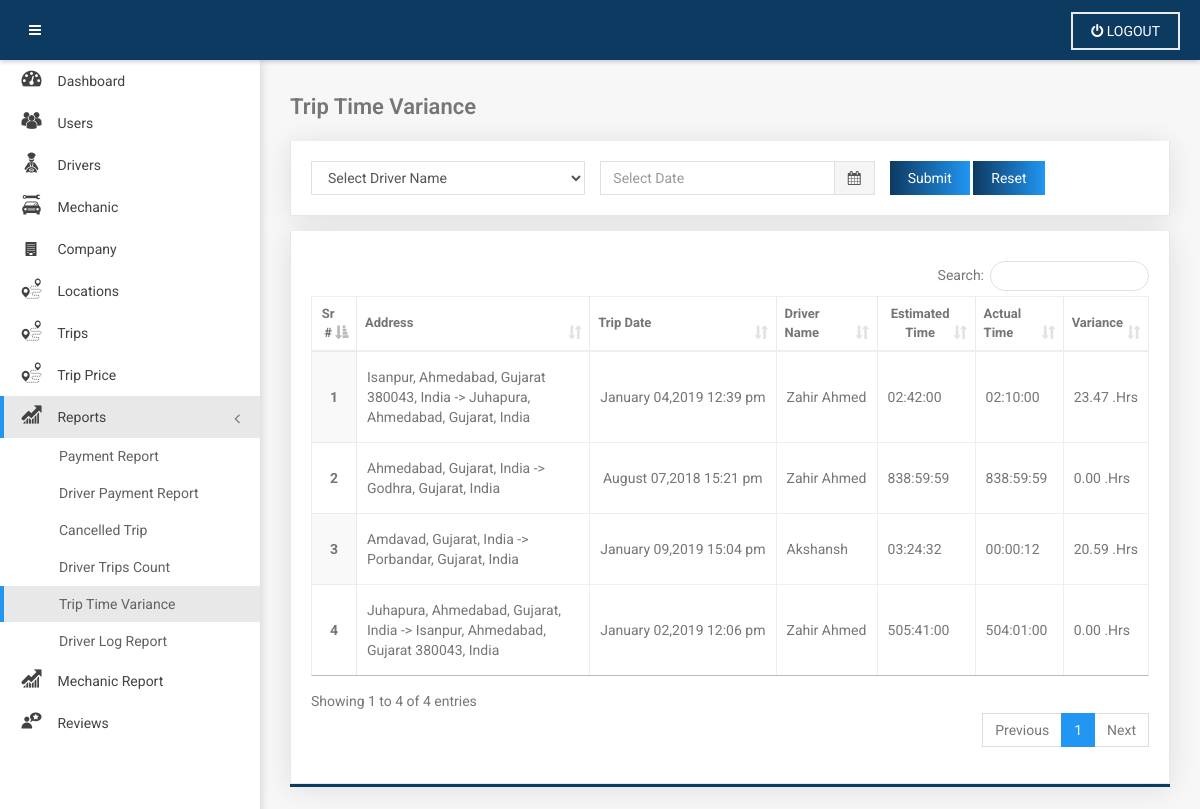
The app's page /trip-time-variance.php (signed in) with its own data.
### tables this page shows
CREATE TABLE `tbl_driver_setlocation` (
  `id` int(11) NOT NULL,
  `driver_id` int(11) NOT NULL,
  `from_title` varchar(200) NOT NULL,
  `from_lat` varchar(50) NOT NULL,
  `from_lng` varchar(50) NOT NULL,
  `from_address` text NOT NULL,
  `to_title` varchar(200) NOT NULL,
  `to_lat` varchar(50) NOT NULL,
  `to_lng` varchar(50) NOT NULL,
  `to_address` text NOT NULL,
  `datetime` datetime NOT NULL,
  `last_lat` varchar(50) NOT NULL,
  `last_lng` varchar(50) NOT NULL,
  `trip_map_screenshot` text NOT NULL,
  `cancel_reason` text NOT NULL,
  `end_datetime` datetime NOT NULL,
  `created_date` timestamp NOT NULL DEFAULT CURRENT_TIMESTAMP,
  `status` enum('pending','active','deactive','ongoing','cancel') NOT NULL DEFAULT 'pending',
  `estimate_datetime` datetime NOT NULL,
  `estimate_end_datetime` datetime NOT NULL
);

CREATE TABLE `tbl_driverdata` (
  `id` int(11) NOT NULL,
  `type` enum('individual','company') NOT NULL,
  `company_id` int(11) NOT NULL,
  `fullname` varchar(200) NOT NULL,
  `email` varchar(150) NOT NULL,
  `password` varchar(200) NOT NULL,
  `old_password` varchar(100) NOT NULL,
  `sentcode` varchar(50) NOT NULL,
  `authentication_code` varchar(50) DEFAULT NULL,
  `device_id` varchar(100) NOT NULL,
  `device_token` varchar(200) NOT NULL,
  `status` enum('active','deactive') NOT NULL DEFAULT 'active',
  `approvel` enum('0','no','yes') NOT NULL DEFAULT '0',
  `created_date` timestamp NOT NULL DEFAULT CURRENT_TIMESTAMP
);

### configClass.php (called while the page is built, shortened)
<?php
class connectionClass
{
	function __construct()
	{
		$this->db = new mysqli(DB_SERVER, DB_USERNAME, DB_PASSWORD, DB_DATABASE);
	}
	function get_time_difference($time1, $time2)
	{
		$time1 = strtotime("1/1/1980 $time1");
		$time2 = strtotime("1/1/1980 $time2");
		if ($time2 < $time1) {
			$time2 = $time2 + 86400;
		}
		return ($time2 - $time1) / 3600;
	}
}
?>

### trip-time-variance.php (the view, shortened to what this page needs)
<?php
require_once 'adminHeader.php';?>
<?php
if(isset($_GET) && !empty($_GET['driver_id']) && empty($_GET['daterange'])){
    $selectUser = "SELECT t1.*,t2.fullname FROM tbl_driver_setlocation as t1 INNER JOIN tbl_driverdata as t2 ON t1.driver_id=t2.id WHERE t1.status = 'deactive' AND t1.driver_id = '".$_GET['driver_id']."'";
}
else{
    $selectUser = "SELECT t1.*,t2.fullname FROM tbl_driver_setlocation as t1 INNER JOIN tbl_driverdata as t2 ON t1.driver_id=t2.id WHERE t1.status = 'deactive'";
}
?>
<div class="page-container row-fluid container-fluid">
<?php include 'adminSidemenu.php';?>
<section id="main-content" class=" ">
    <div class="wrapper main-wrapper row" style=''>
        <div class='col-xs-12'>
            <div class="page-title">
                <div class="pull-left">
                    <h1 class="title">Trip Time Variance</h1>
                </div>
            </div>
        </div>
        <div class="clearfix"></div>
                <div class="col-lg-12">
                    <section class="search-box">
                        <form class="search-form" method="get">
                            <div class="row">
                                <div class="col-md-4 padright-0">
                                    <select class="form-control" name="driver_id">
                                        <option value="">Select Driver Name</option>
                                    </select>
                                </div>
                                <div class="col-md-4 padright-0">
                                    <div class="input-group">
                                        <input type="text" class="form-control" name="daterange" placeholder="Select Date" value="<?php echo $_GET['daterange']; ?>">
                                        <div class="input-group-addon"><i class="fa fa-calendar"></i></div>
                                    </div>
                                </div>
                                <div class="col-md-3">
                                    <input type="submit" class="btn btn-primary" placeholder="Search">
                                    <a href="<?php echo ADMINROOT;?>trip-time-variance.php" class="btn btn-primary">Reset</a>
                                </div>
                            </div>
                        </form>
                    </section>
                </div>
        <div class="col-lg-12">
            <section class="box has-border-left-3">
                <div class="content-body">
                    <div class="row">
                        <div class="col-xs-12">
                            <div class="table-responsive">
                                <table id="example" class="table table-small-font no-mb table-bordered table-striped">
                                    <thead>
                                        <tr>
                                            <th class="no-sort">Sr #</th>
                                            <th class="text-left">Address</th>
                                            <th class="text-left">Trip Date</th>
                                            <th class="text-left">Driver Name</th>
                                            <th class="no-sort">Estimated Time</th>
                                            <th class="text-left">Actual Time</th>
                                            <th class="text-left">Variance</th>
                                        </tr>
                                    </thead>
                                    <tbody>
                                    <?php
                                        $resultselectUser = $db->query($selectUser);
                                        if($resultselectUser->num_rows > 0){
                                            $count = 1;
                                        while ($dataselectUser = $resultselectUser->fetch_assoc()) {
                                        $calculateTime = "SELECT SEC_TO_TIME(SUM(UNIX_TIMESTAMP(`end_datetime`) - UNIX_TIMESTAMP(`datetime`))) AS actualtime FROM tbl_driver_setlocation WHERE `id` = '".$dataselectUser['id']."'";
                                            $resultTime = $db->query($calculateTime);
                                            $dataCaltime = $resultTime->fetch_assoc();
                                        $calculateTime2 = "SELECT SEC_TO_TIME(SUM(UNIX_TIMESTAMP(`estimate_end_datetime`) - UNIX_TIMESTAMP(`estimate_datetime`))) AS estimatetime FROM tbl_driver_setlocation WHERE `id` = '".$dataselectUser['id']."'";
                                            $resultTime2 = $db->query($calculateTime2);
                                            $dataCaltime2 = $resultTime2->fetch_assoc();
                                        ?>
                                        <tr>
                                            <th class="text-center"><?php echo $count++;?></th>
                                            <td class="no-whitespace"><?php echo $dataselectUser['from_address']." -> ".$dataselectUser['to_address'];?></td>
                                            <td class="text-center"><?php echo date_format(date_create($dataselectUser['datetime']),"F d,Y H:i a");?></td>
                                            <td><?php echo $dataselectUser['fullname'];?></td>
                                            <td><?php echo $dataCaltime2['estimatetime']; ?></td>
                                            <td><?php echo $dataCaltime['actualtime'];?></td>
                                            <td><?php echo number_format($newobj->get_time_difference($dataCaltime2['estimatetime'], $dataCaltime['actualtime']),2);?> .Hrs</td>
                                        </tr>
                                    <?php } } ?>
                                    </tbody>
                                </table>
                            </div>
                        </div>
                    </div>
                </div>
            </section>
        </div>
    </div>
</section>
</div>
<?php require_once 'adminFooter.php';?>

### records on screen
tbl_driver_setlocation: from_address "Isanpur, Ahmedabad, Gujarat 380043, India", to_address "Juhapura, Ahmedabad, Gujarat, India", datetime "January 04,2019 12:39 pm", tbl_driverdata.fullname "Zahir Ahmed", estimatetime "02:42:00", actualtime "02:10:00", time_difference "23.47"
tbl_driver_setlocation: from_address "Ahmedabad, Gujarat, India", to_address "Godhra, Gujarat, India", datetime "August 07,2018 15:21 pm", tbl_driverdata.fullname "Zahir Ahmed", estimatetime "838:59:59", actualtime "838:59:59", time_difference "0.00"
tbl_driver_setlocation: from_address "Amdavad, Gujarat, India", to_address "Porbandar, Gujarat, India", datetime "January 09,2019 15:04 pm", tbl_driverdata.fullname "Akshansh", estimatetime "03:24:32", actualtime "00:00:12", time_difference "20.59"
tbl_driver_setlocation: from_address "Juhapura, Ahmedabad, Gujarat, India", to_address "Isanpur, Ahmedabad, Gujarat 380043, India", datetime "January 02,2019 12:06 pm", tbl_driverdata.fullname "Zahir Ahmed", estimatetime "505:41:00", actualtime "504:01:00", time_difference "0.00"
